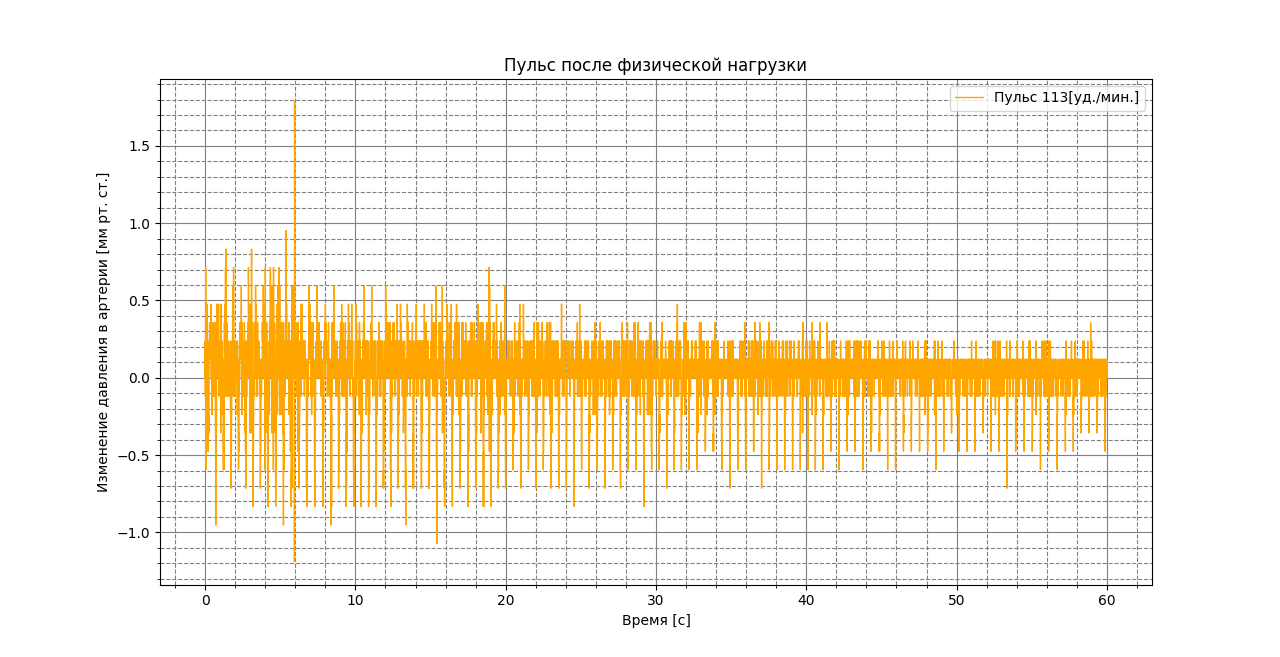

The script that saved this image:
import numpy as np
import matplotlib.pyplot as plt
import matplotlib.gridspec as gridspec
with open("fitness.txt", "r") as f:
    lines = f.readlines()[10:5835]
    data1 = np.asarray(lines, dtype = int)
with open("fitness.txt", "r") as f:
    lines = f.readlines()[11:]
    data2 = np.asarray(lines, dtype = int)
data = data1-data2
measures = data*0.119

pressure = np.linspace(0, 60.00, num = 5825)
fig, ax = plt.subplots(figsize =(100, 10))
ax.set_title("Пульс после физической нагрузки")
plt.plot(pressure, 
        measures,
        linewidth = 1,
        color = 'orange',
        ls='-', 
        ms = 1,
        label = 'Пульс 113[уд./мин.]')
ax.minorticks_on()
ax.grid(axis = 'both')
ax.grid(which = 'major',
        color ='gray')
ax.grid(which = 'minor',
        color ='gray',
        linestyle = '--')
ax.set_xlabel('Время [с]')
ax.set_ylabel('Изменение давления в артерии [мм рт. ст.]')
i = 0
location = ['upper right']
ax.legend(loc = location[i])

plt.show()
fig.savefig('fitness-pulse')